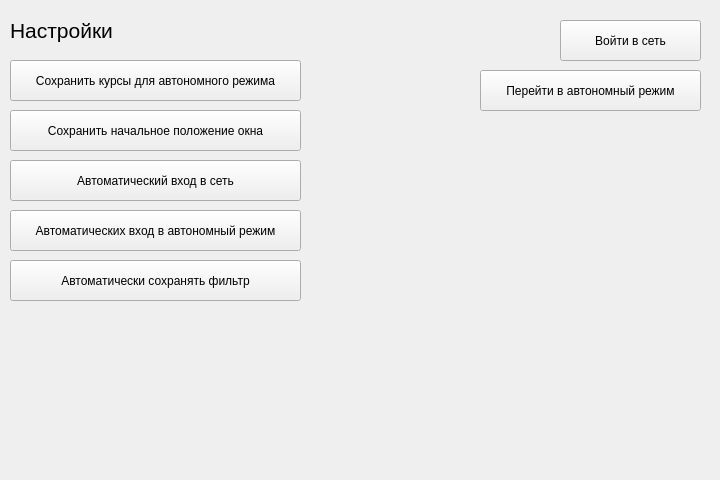
<?xml version="1.0" encoding="UTF-8"?>
<ui version="4.0">
 <class>Form</class>
 <widget class="QWidget" name="Form">
  <property name="geometry">
   <rect>
    <x>0</x>
    <y>0</y>
    <width>720</width>
    <height>480</height>
   </rect>
  </property>
  <property name="windowTitle">
   <string>Form</string>
  </property>
  <widget class="QLabel" name="label">
   <property name="geometry">
    <rect>
     <x>10</x>
     <y>10</y>
     <width>191</width>
     <height>41</height>
    </rect>
   </property>
   <property name="font">
    <font>
     <pointsize>16</pointsize>
    </font>
   </property>
   <property name="text">
    <string>Настройки</string>
   </property>
  </widget>
  <widget class="QPushButton" name="saveSubjects">
   <property name="geometry">
    <rect>
     <x>10</x>
     <y>60</y>
     <width>291</width>
     <height>41</height>
    </rect>
   </property>
   <property name="text">
    <string>Сохранить курсы для автономного режима</string>
   </property>
  </widget>
  <widget class="QPushButton" name="pushButton_2">
   <property name="geometry">
    <rect>
     <x>560</x>
     <y>20</y>
     <width>141</width>
     <height>41</height>
    </rect>
   </property>
   <property name="text">
    <string>Войти в сеть</string>
   </property>
  </widget>
  <widget class="QPushButton" name="pushButton_3">
   <property name="geometry">
    <rect>
     <x>480</x>
     <y>70</y>
     <width>221</width>
     <height>41</height>
    </rect>
   </property>
   <property name="text">
    <string>Перейти в автономный режим</string>
   </property>
  </widget>
  <widget class="QPushButton" name="saveGeometry">
   <property name="geometry">
    <rect>
     <x>10</x>
     <y>110</y>
     <width>291</width>
     <height>41</height>
    </rect>
   </property>
   <property name="text">
    <string>Сохранить начальное положение окна</string>
   </property>
  </widget>
  <widget class="QPushButton" name="pushButton_5">
   <property name="geometry">
    <rect>
     <x>10</x>
     <y>160</y>
     <width>291</width>
     <height>41</height>
    </rect>
   </property>
   <property name="text">
    <string>Автоматический вход в сеть</string>
   </property>
  </widget>
  <widget class="QPushButton" name="pushButton_6">
   <property name="geometry">
    <rect>
     <x>10</x>
     <y>210</y>
     <width>291</width>
     <height>41</height>
    </rect>
   </property>
   <property name="text">
    <string>Автоматических вход в автономный режим</string>
   </property>
  </widget>
  <widget class="QPushButton" name="autoSaveFilter">
   <property name="geometry">
    <rect>
     <x>10</x>
     <y>260</y>
     <width>291</width>
     <height>41</height>
    </rect>
   </property>
   <property name="text">
    <string>Автоматически сохранять фильтр</string>
   </property>
  </widget>
 </widget>
 <resources/>
 <connections/>
</ui>
